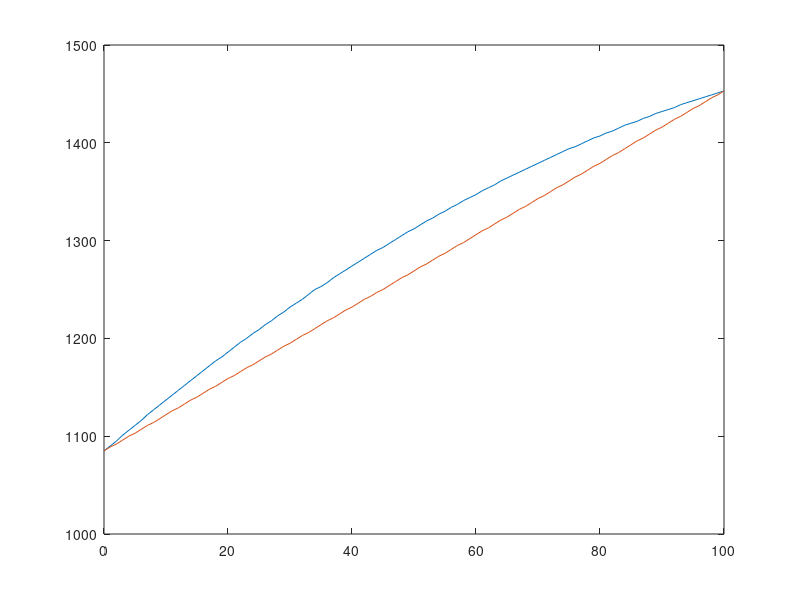

The MATLAB script that drew this image:
clear all; close all; clc;
Wt = [
0
1
2
3
4
5
6
7
8
9
10
11
12
13
14
15
16
17
18
19
20
21
22
23
24
25
26
27
28
29
30
31
32
33
34
35
36
37
38
39
40
41
42
43
44
45
46
47
48
49
50
51
52
53
54
55
56
57
58
59
60
61
62
63
64
65
66
67
68
69
70
71
72
73
74
75
76
77
78
79
80
81
82
83
84
85
86
87
88
89
90
91
92
93
94
95
96
97
98
99
100
];
solid = [1085
1089
1092
1096
1100
1103
1107
1111
1114
1118
1122
1126
1129
1133
1137
1140
1144
1148
1151
1155
1159
1162
1166
1170
1173
1177
1181
1184
1188
1192
1195
1199
1203
1206
1210
1214
1218
1221
1225
1229
1232
1236
1240
1243
1247
1250
1254
1258
1262
1265
1269
1273
1276
1280
1284
1287
1291
1295
1298
1302
1306
1310
1313
1317
1321
1324
1328
1332
1335
1339
1343
1346
1350
1354
1357
1361
1365
1368
1372
1376
1379
1383
1387
1390
1394
1398
1402
1405
1409
1413
1416
1420
1424
1427
1431
1435
1438
1442
1446
1449
1453
];
liquid = [1085
1090
1095
1101
1106
1111
1116
1122
1127
1132
1137
1142
1147
1152
1157
1162
1167
1172
1177
1181
1186
1191
1196
1200
1205
1209
1214
1218
1223
1227
1232
1236
1240
1245
1250
1253
1257
1262
1266
1270
1274
1278
1282
1286
1290
1293
1297
1301
1305
1309
1312
1316
1320
1323
1327
1330
1334
1337
1341
1344
1347
1351
1354
1357
1361
1364
1367
1370
1373
1376
1379
1382
1385
1388
1391
1394
1396
1399
1402
1405
1407
1410
1412
1415
1418
1420
1422
1425
1427
1430
1432
1434
1436
1439
1441
1443
1445
1447
1449
1451
1453
];
plot(Wt, liquid)
hold 
plot(Wt, solid)
hold

il = find(liquid >= 1300);
cl = il(1);
is = find(solid >= 1300);
cs = is(1);
co = 20;
Wl = (cs - co) / (cs - cl);
Ws = (co - cl) / (cs - cl);

if Wl >= 1 
    fprintf('%.2f%% liquid\n', 100); % hiển thị 100% liquid
elseif Ws >= 1
    fprintf('%.2f%% solid\n', 100); % hiển thị 100% solid
else
    fprintf('Wl = %.2f, Ws = %.2f\n', Wl, Ws); % hiển thị giá trị của Wl và Ws
end
%methods (Access = private);
    % Xử lý sự kiện khi nút tính toán được nhấn
    function calculateButtonPushed(app, event)
        % Lấy giá trị từ ô nhập
        co = str2double(app.InputEditField.Value);

        % Tính toán Wl và Ws
        il = find(app.Liquid >= 1300);
        cl = il(1);
        is = find(app.Solid >= 1300);
        cs = is(1);
        Wl = (cs - co) / (cs - cl);
        Ws = (co - cl) / (cs - cl);

        % Hiển thị kết quả
        if Wl >= 1 
            resultMsg = sprintf('Wl = %.4f\n', Wl);
        elseif Ws >= 1
            resultMsg = sprintf('Ws = %.4f\n', Ws);
        else
            resultMsg = sprintf('Wl = %.4f\nWs = %.4f\n', Wl, Ws);
        end
        app.ResultTextArea.Value = resultMsg;
    end

